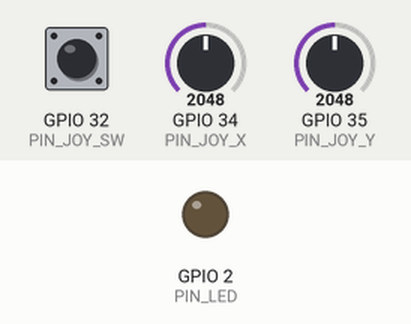
The sketch below on a simulated ESP32. Parts: output pins drawn as LEDs (lit = HIGH). Inputs (shaded band) come from the test bench; at power-on: GPIO 32 (PIN_JOY_SW) HIGH, GPIO 34 (PIN_JOY_X) = 2048, GPIO 35 (PIN_JOY_Y) = 2048. WiFi joins after 1.5 s; servers stay silent unless stated; what the sketch prints to the serial monitor is not drawn.

Above: at 0.6 s.
At 4.4 s:
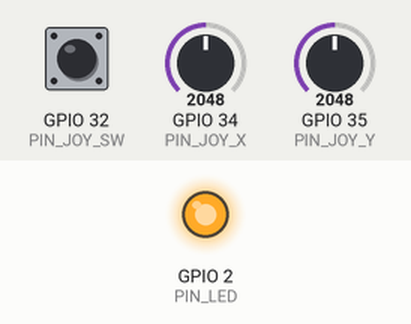
Timing chart, 0 to 5.9 s (numbered marks = the images above):
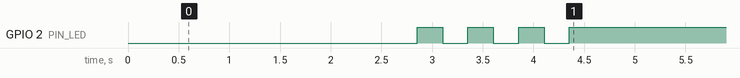

The sketch:

ilab_moon_console.ino
```cpp
/*
 * iLab Moon — ESP32 Mission Console (one KY-023 joystick)
 *
 * DOIT ESP32 DEVKIT V1 wiring:
 *   GPIO35 → VRy   push up/down = throttle
 *   GPIO34 → VRx   left/right  = rotate
 *   GPIO32 → SW    press stick = full thrust
 *   3V3    → +
 *   GND    → G
 *
 * Do NOT use GPIO12, GPIO15, or GPIO0 — boot strapping pins.
 *
 * Libraries: WebSockets by Markus Sattler (links2004)
 * Board:     ESP32 Dev Module
 */

#include <WiFi.h>
#include <WebSocketsServer.h>

const char* WIFI_SSID     = "YOUR_WIFI_NAME";
const char* WIFI_PASSWORD = "YOUR_WIFI_PASSWORD";

const int PIN_JOY_X  = 34;   // rotate
const int PIN_JOY_Y  = 35;   // throttle
const int PIN_JOY_SW = 32;   // full thrust
const int PIN_LED    = 2;

const int DEADZONE       = 500;
const int SEND_MS        = 50;
const int CAL_SAMPLES    = 64;
const int WIFI_TIMEOUT_MS = 30000;

int centerX = 2048;
int centerY = 2048;

WebSocketsServer webSocket(81);

void calibrateJoystick() {
  long sumX = 0, sumY = 0;
  for (int i = 0; i < CAL_SAMPLES; i++) {
    sumX += analogRead(PIN_JOY_X);
    sumY += analogRead(PIN_JOY_Y);
    delay(5);
    yield();
  }
  centerX = sumX / CAL_SAMPLES;
  centerY = sumY / CAL_SAMPLES;
  Serial.printf("Centre X=%d  Y=%d\n", centerX, centerY);
}

float mapAxis(int raw, int centre) {
  int v = raw - centre;
  if (abs(v) < DEADZONE) return 0.0f;
  float n = (float)(abs(v) - DEADZONE) / (float)(2048 - DEADZONE);
  return constrain(n, 0.0f, 1.0f) * (v > 0 ? 1.0f : -1.0f);
}

float readThrottle() {
  if (digitalRead(PIN_JOY_SW) == LOW) return 1.0f;
  int v = centerY - analogRead(PIN_JOY_Y);
  if (v < DEADZONE) return 0.0f;
  return constrain((float)(v - DEADZONE) / (float)(2048 - DEADZONE), 0.0f, 1.0f);
}

float readRotate() {
  return mapAxis(analogRead(PIN_JOY_X), centerX);
}

void broadcastState() {
  char buf[64];
  snprintf(buf, sizeof(buf), "{\"thrust\":%.2f,\"rotate\":%.2f}",
    readThrottle(), readRotate());
  webSocket.broadcastTXT(buf);
}

bool connectWiFi() {
  WiFi.mode(WIFI_STA);
  WiFi.begin(WIFI_SSID, WIFI_PASSWORD);
  Serial.print("Connecting to WiFi");
  unsigned long start = millis();
  while (WiFi.status() != WL_CONNECTED) {
    if (millis() - start > (unsigned long)WIFI_TIMEOUT_MS) {
      Serial.println("\nWiFi timeout");
      return false;
    }
    digitalWrite(PIN_LED, !digitalRead(PIN_LED));
    delay(250);
    Serial.print(".");
    yield();
  }
  return true;
}

void setup() {
  Serial.begin(115200);
  delay(500);

  pinMode(PIN_JOY_SW, INPUT_PULLUP);
  pinMode(PIN_LED, OUTPUT);
  digitalWrite(PIN_LED, LOW);
  analogSetAttenuation(ADC_11db);

  Serial.println("\n================================");
  Serial.println(" iLab Moon — ESP32 Mission Console");
  Serial.println(" One stick: up=throttle, L/R=rotate");
  Serial.println("================================");
  Serial.println("Centre the stick — calibrating in 2 s...");
  delay(2000);
  calibrateJoystick();

  if (!connectWiFi()) { delay(5000); ESP.restart(); }

  digitalWrite(PIN_LED, HIGH);
  Serial.println("\n────────────────────────────────");
  Serial.print("Mission Console IP: ");
  Serial.println(WiFi.localIP());
  Serial.println("────────────────────────────────");

  webSocket.begin();
  webSocket.onEvent([](uint8_t num, WStype_t type, uint8_t*, size_t) {
    if (type == WStype_CONNECTED) broadcastState();
  });
}

unsigned long lastSend = 0;

void loop() {
  webSocket.loop();
  yield();
  if (millis() - lastSend >= (unsigned long)SEND_MS) {
    lastSend = millis();
    broadcastState();
  }
}
```
